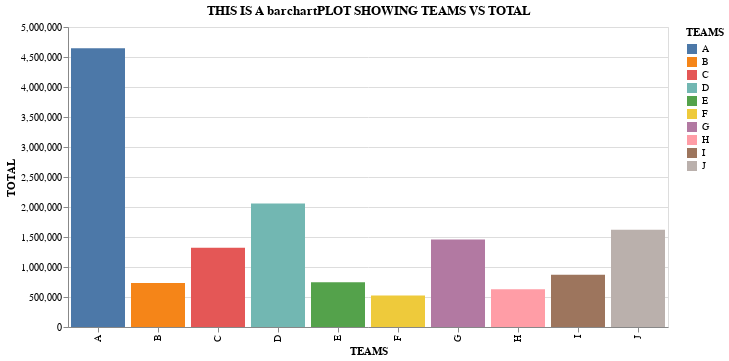

Write notebook code for a chart like this one.
### Code cell
barchart=alt.Chart(dp).mark_bar().encode(
    x='TEAMS',
    y='TOTAL',
    color='TEAMS',
    tooltip=['27/05/2024','28/05/2024','29/05/2024','30/05/2024','31/05/2024','03/06/2024','04/06/2024','05/06/2024','06/06/2024','07/06/2024']
).properties(
    title='THIS IS A barchartPLOT SHOWING TEAMS VS TOTAL',
    width=600,

    #height=400
).interactive()
barchart
